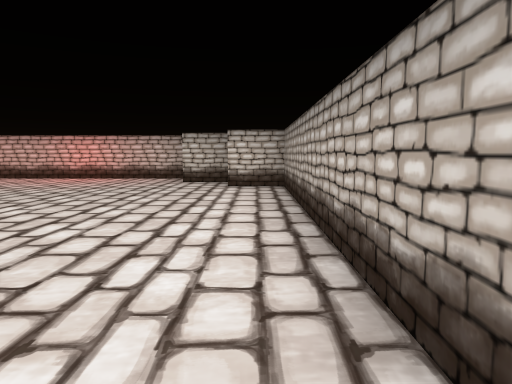
view 1 (above)

23 first-person views from a walk through a 3-D level made in the Unity game engine. The camera is 0.58 m above the floor, tilts 6° down and sees 70° across. The floor is counted in squares, 1 m on a side. Each view is taken from the middle of a square. On the plan, view 1 faces up. The plan holds only what a view shows up to about 10 squares ahead; the rest is blank. The place goes on beyond the plan. The player character is not drawn.

view 2
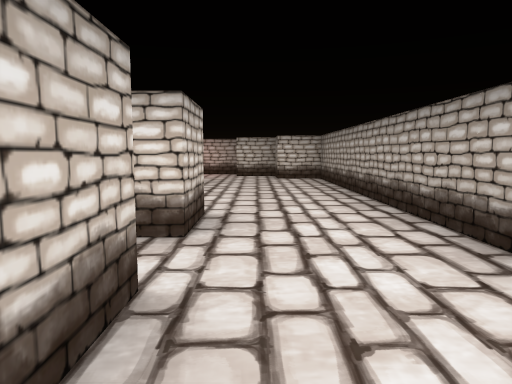

view 3
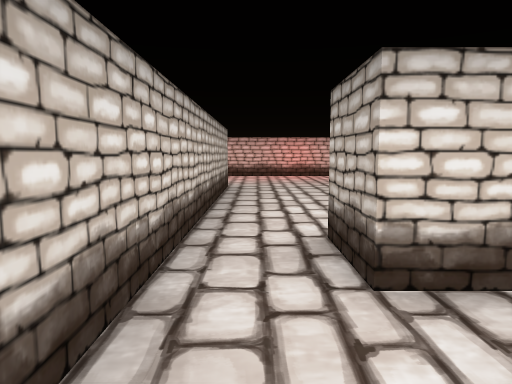

view 4
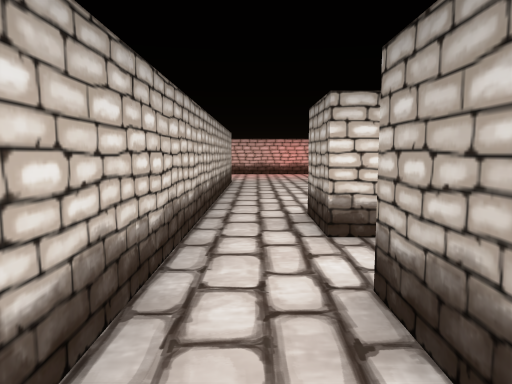

view 5
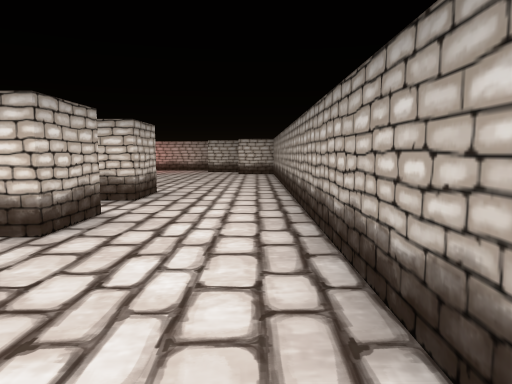

view 6
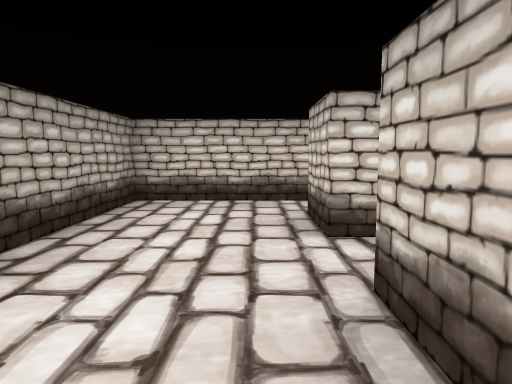

view 7
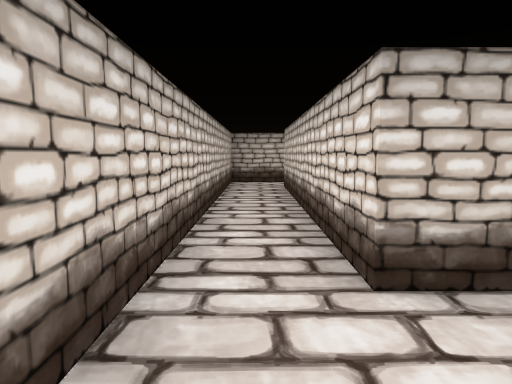

view 8
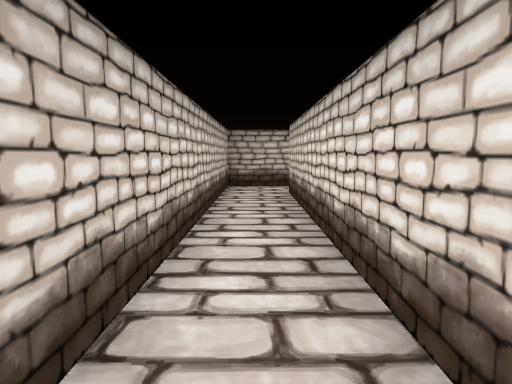

view 9
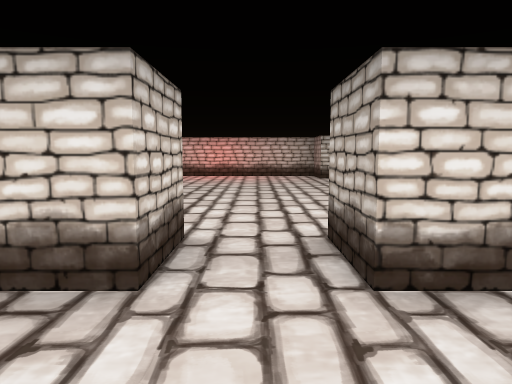

view 10
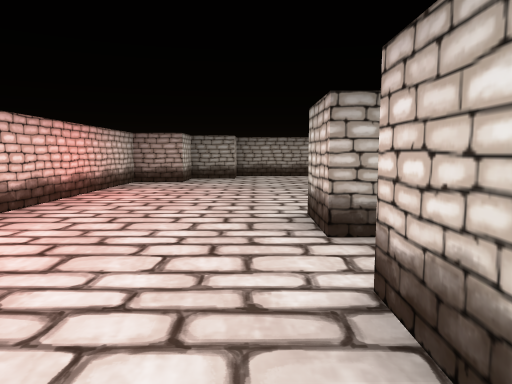

view 11
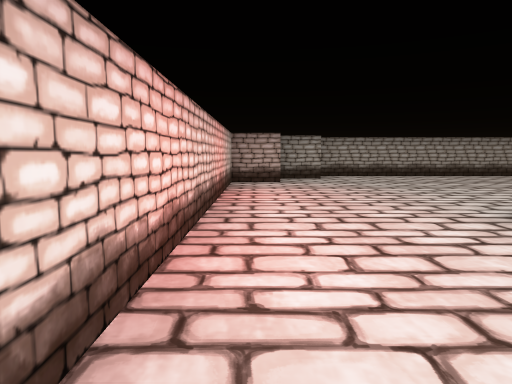

view 12
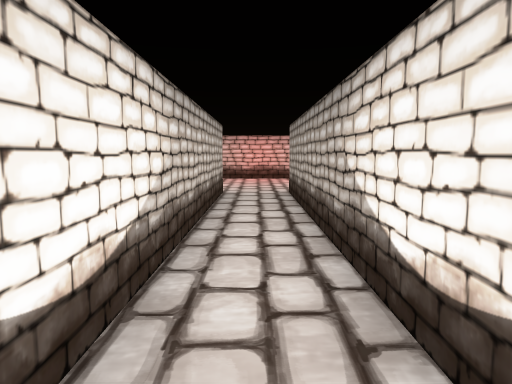

view 13
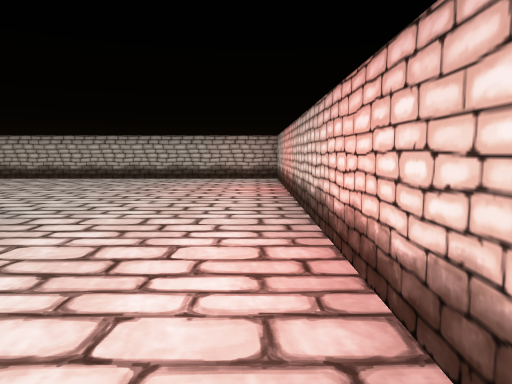

view 14
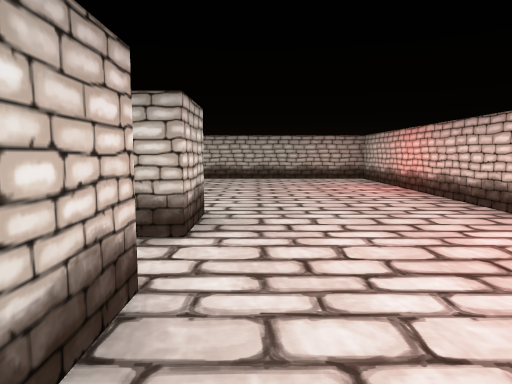

view 15
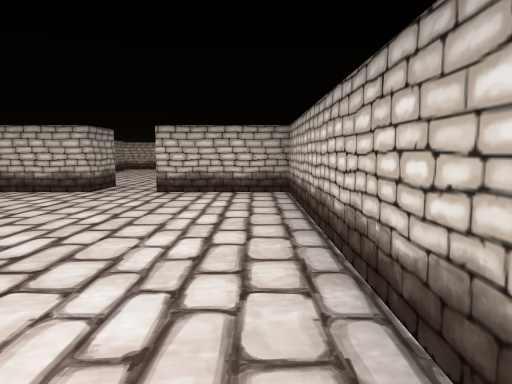

view 16
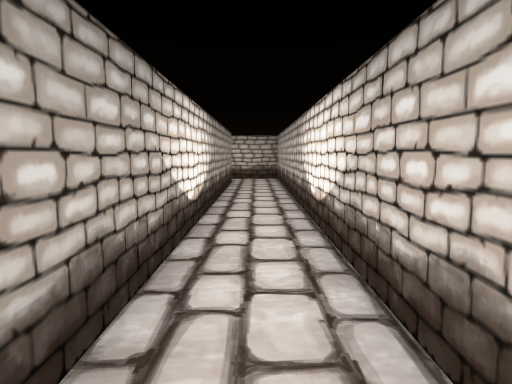

view 17
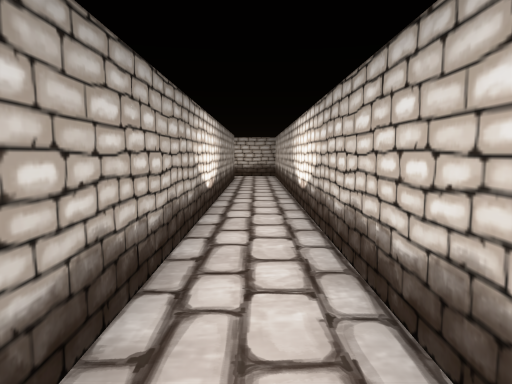

view 18
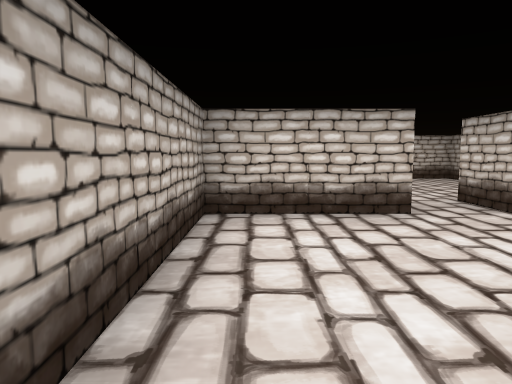

view 19
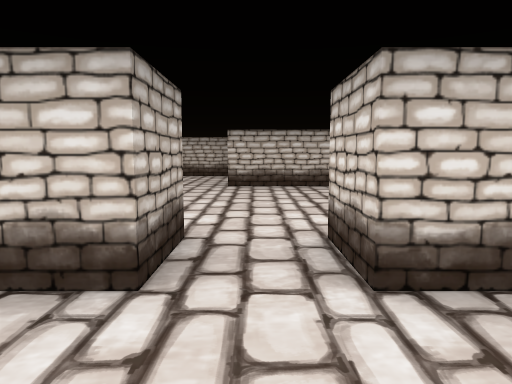

view 20
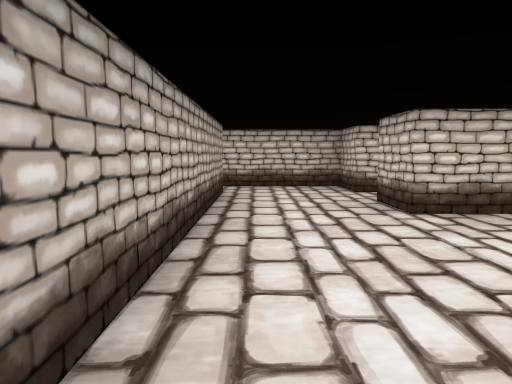

view 21
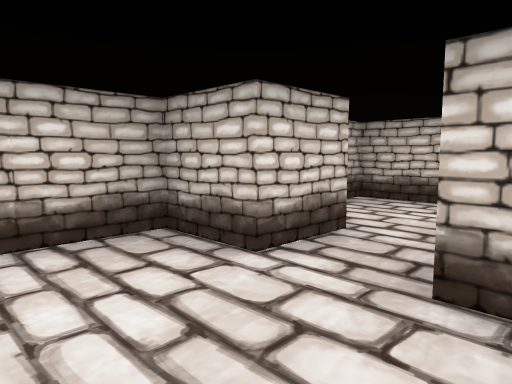

view 22
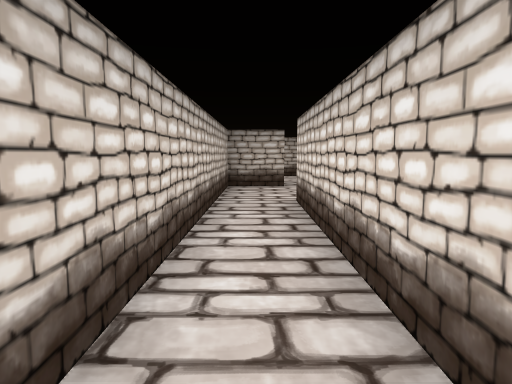

view 23
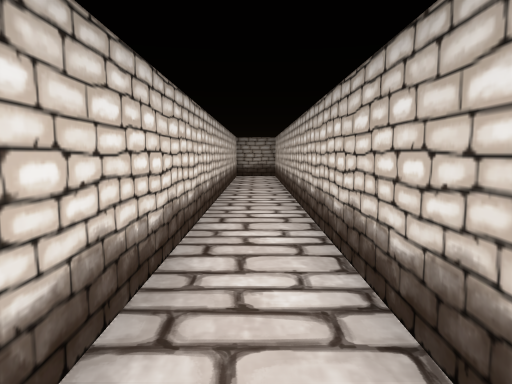

### Floor plan
Points are (right, up) in squares from view 1. A wall is a line through its corners. A room is listed if a view was taken in it or the views show most of it. See-through windows are left out.
Room 1 (views 1, 2, 3, 4, 6, 9, 10, 11, 12, 13, 14, 15, 16, 17, 18, 19)
walls: (-3.5, 1.5) (-3.5, 0.5) (-4.5, 0.5) (-4.5, 1.5); (-8.5, 5.5) (-7.5, 5.5) (-7.5, -3.5); (-1.5, 1.5) (-1.5, 0.5) (-2.5, 0.5) (-2.5, 1.5); (-4.5, -1.4) (-4.5, -0.5); (-1.5, -0.5) (-1.5, -1.5) (-1.9, -1.5); (-10.5, 0.5) (-10.5, 1.5) (-8.5, 1.5) (-8.5, 4.4); (-1.5, -2.5) (-1.5, -3.5); (-6.5, -3.5) (-6.5, 5.5) (-5.5, 5.5) (-5.5, -1.4); (0.5, -3.5) (0.5, 6.5) (-0.5, 6.5) (-0.5, 7.5) (-1.5, 7.5) (-1.5, 8.5) (-13.5, 8.5) (-13.5, 1.5) (-11.5, 1.5) (-11.5, 0.5)
ways out: opening at (-7, -3) to room 2; opening at (-0.5, -3) to room 2; opening at (-11, 1) to room 3
Room 2 (views 5, 7, 8)
walls: (-1.5, -3.5) (-6.5, -3.5); (-7.5, -3.5) (-7.5, -4.5) (0.5, -4.5) (0.5, -3.5)
ways out: opening at (-7, -3) to room 1; opening at (-0.5, -3) to room 1
Room 3 (views 20, 21)
walls: (-13.5, -3) (-13.5, -3.5) (-10.5, -3.5) (-10.5, -4.5); (-8.5, -4.5) (-8.5, -0.6)
ways out: opening at (-11, 1) to room 1; opening at (-9.5, -4) to room 4
Room 4 (views 22, 23)
walls: (-10.5, -5.5) (-10.5, -6.5) (1.5, -6.5) (1.5, -5.5) (-8.5, -5.5) (-8.5, -4.5)
ways out: opening at (-9.5, -4) to room 3; opening at (-11, -5) to room 5
Room 5 (no view inside)
walls: (-11.6, -5.5) (-10.5, -5.5); (-13.5, -4.9) (-13.5, -6.5) (-13.1, -6.5)
ways out: opening at (-11, -5) to room 4

Where each view was taken, in squares from view 1:
view 1: 0 up, 0 right, facing up
view 2: 2 down, 1 left, facing up
view 3: 1 down, 5 left, facing up
view 4: 2 down, 5 left, facing up
view 5: 4 down, 0 right, facing up
view 6: 0 up, 1 left, facing down
view 7: 4 down, 0 right, facing left
view 8: 4 down, 1 left, facing left
view 9: 1 down, 3 left, facing up
view 10: 6 up, 9 left, facing right
view 11: 8 up, 9 left, facing right
view 12: 0 up, 7 left, facing up
view 13: 8 up, 5 left, facing left
view 14: 6 up, 5 left, facing left
view 15: 7 up, 13 left, facing down
view 16: 4 up, 7 left, facing down
view 17: 5 up, 7 left, facing down
view 18: 5 up, 9 left, facing down
view 19: 3 up, 11 left, facing down
view 20: 0 up, 9 left, facing down
view 21: 4 down, 9 left, facing down-left
view 22: 6 down, 4 left, facing left
view 23: 6 down, 8 left, facing right
